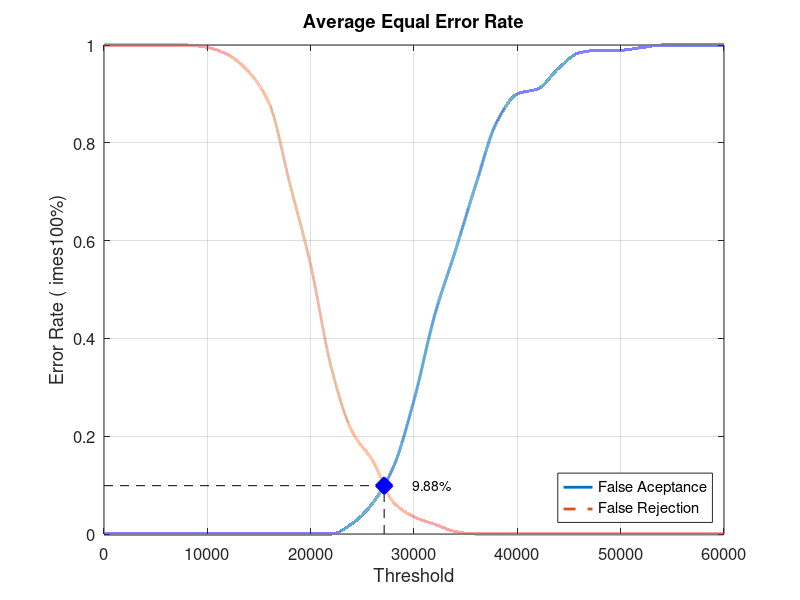
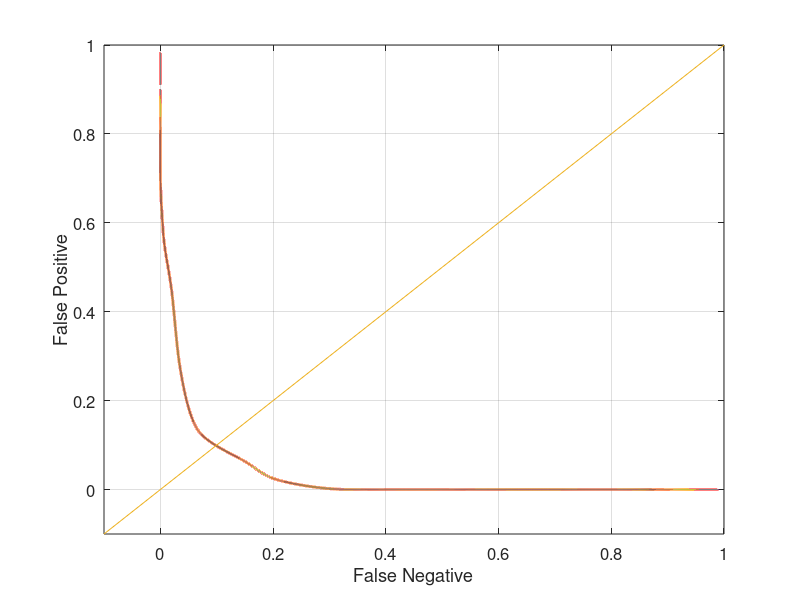

Source code (MATLAB) for these figures, in order:
close all;
clear;
clc;
x = 0:2000:60000;
xq = 0:0.5:60000;

y0 = [0 0 0 0 0 0 0 0 0 0 0 0 0.0210526 0.0631579 0.136842 0.273684 0.447368 0.578947 0.715789 0.842105 0.9 0.910526 0.952632 0.984211 0.989474 0.989474 0.994737 1 1 1 1]
yy0 = interp1(x, y0, xq, 'pchip');
y1 = [1 1 1 1 1 0.995 0.98 0.945 0.88 0.715 0.55 0.34 0.21 0.15 0.065 0.035 0.02 0.005 0 0 0 0 0 0 0 0 0 0 0 0 0]
yy1 = interp1(x, y1, xq, 'pchip');

% Calculating EER: 
y2 = abs(y0 - y1);
find(y2 == min(y2))
yy2 = abs(yy0 - yy1);
xEER = find(yy2 == min(yy2));
xEERIndex = xq(xEER) % X-axis EER
yEER = yy0(xEER) % Y-axis EER

main = figure
plot(xq, yy0,'-','LineWidth', 2);	hold on
plot(xq, yy1,'--','LineWidth', 2);	hold on
plot([xEERIndex xEERIndex], [0 yEER], 'k--');	hold on
plot([0 xEERIndex], [yEER yEER], 'k--');	hold on
plot(xEERIndex, yEER, 'bx', 'LineWidth', 10);	hold on
text(xEERIndex + 10 * xEERIndex / 100, yEER, [num2str(round((10000 * yEER)) / 100) '%'])
legend('False Aceptance', 'False Rejection', 'Location', 'SouthEast')
xlabel('Threshold')
ylabel('Error Rate (	imes100%)')
title('Average Equal Error Rate')
set(gca, 'FontSize', 12)
axis([0 60000 0 1])
grid on

print(main, 'Database4_2Main', '-dpng');
FNRxFPR = figure('Color', [1 1 1]);
plot(yy1, yy0, '-', yy1, yy0, 'LineWidth', 2);
hold on
y = -0.1:0.1:1
plot(y, y); 
set(gca, 'FontSize', 12)
xlabel('False Negative')
ylabel('False Positive')
axis([-0.1 1 -0.1 1])
set(gca, 'FontSize', 12)
grid on

print(FNRxFPR, 'Database4_2FNRxFPR','-dpng');
